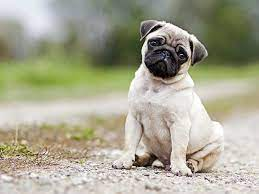
#> input picture TASK-02/dog.jpg, 259 x 194 px
$ jupyter execute sketch.ipynb
#> lines starting #> are read from the running program, lines starting #| are printed output that depends on the picture
<a href="https://colab.research.google.com/github/anjalikankoriya/LGMVIP--DATA-SCIENCE/blob/main/TASK-02/sketch.ipynb" target="_parent"></a>

[cell 1]
#import library
from google.colab.patches import cv2_imshow
import cv2

[cell 2]
#loading the image
image = cv2.imread("dog.jpg")
#> image is the input picture: shape (194, 259, 3); mean B, G, R 145.4, 166.1, 167.7
cv2_imshow(image)

[cell 3]
#converting to gray scale image
img_gray = cv2.cvtColor(image, cv2.COLOR_BGR2GRAY)
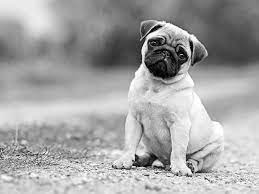
#> img_gray: shape (194, 259); min 0, max 255, mean 164.2
cv2_imshow(img_gray)

[cell 4]
#Tansforming into negative image
img_invert = cv2.bitwise_not(img_gray)
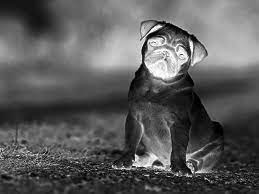
#> img_invert: shape (194, 259); min 0, max 255, mean 90.8
cv2_imshow(img_invert)

[cell 5]
#Making image blur using gaussian function
blur = cv2.GaussianBlur(img_invert, (21, 21), 0)
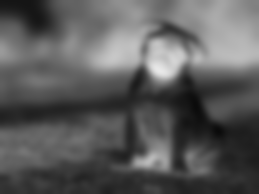
#> blur: shape (194, 259); min 10, max 233, mean 90.8

[cell 6]
#inverting the blurred image
blur_invert = 255-blur
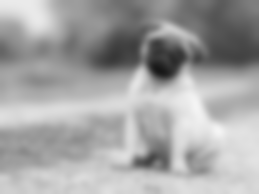
#> blur_invert: shape (194, 259); min 22, max 245, mean 164.2

[cell 7]
#sketch
sketch = cv2.divide(img_gray, blur_invert, scale=248.0)
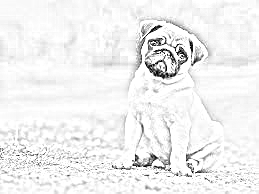
#> sketch: shape (194, 259); min 0, max 255, mean 240.3
cv2_imshow(sketch)
